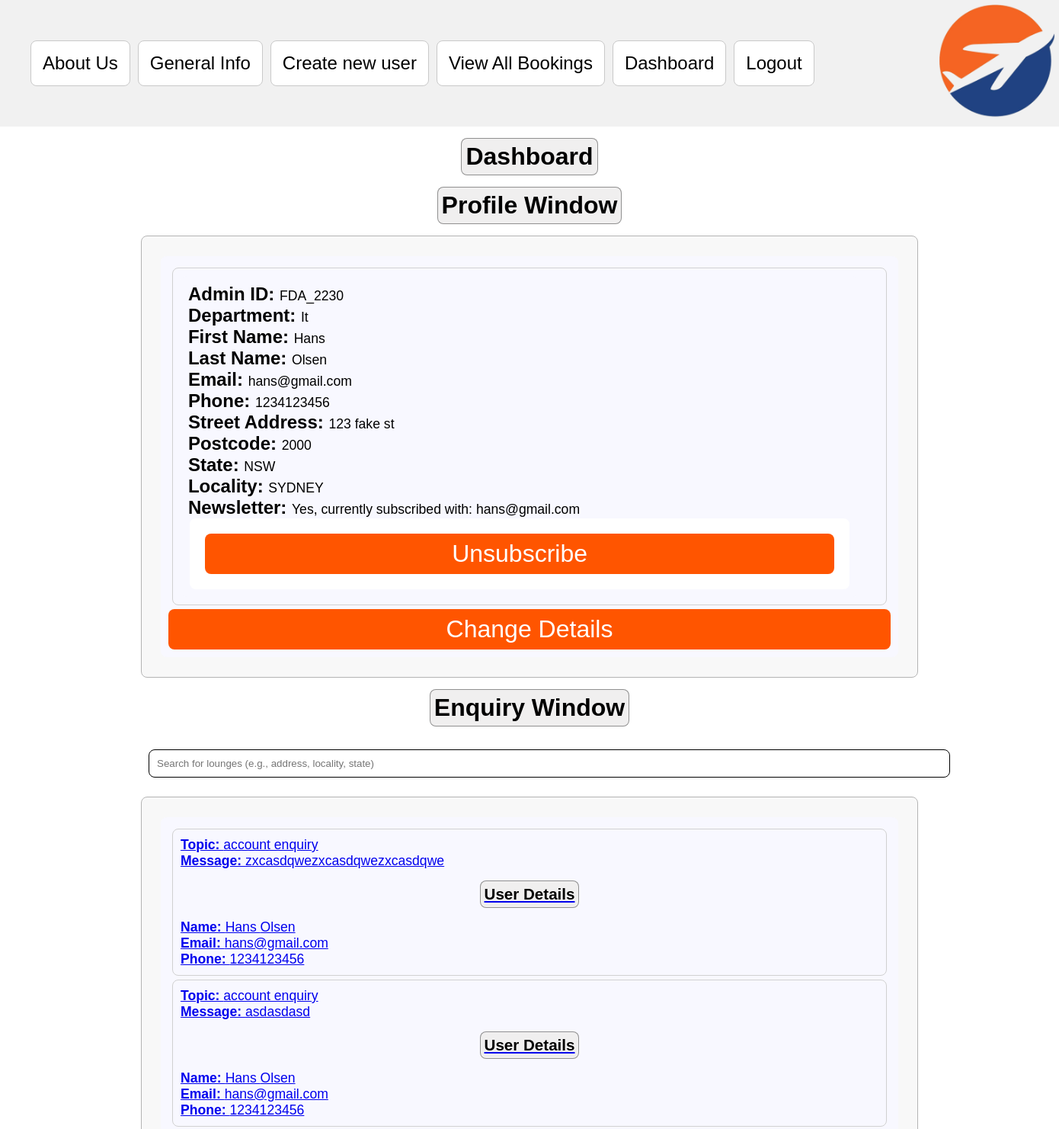
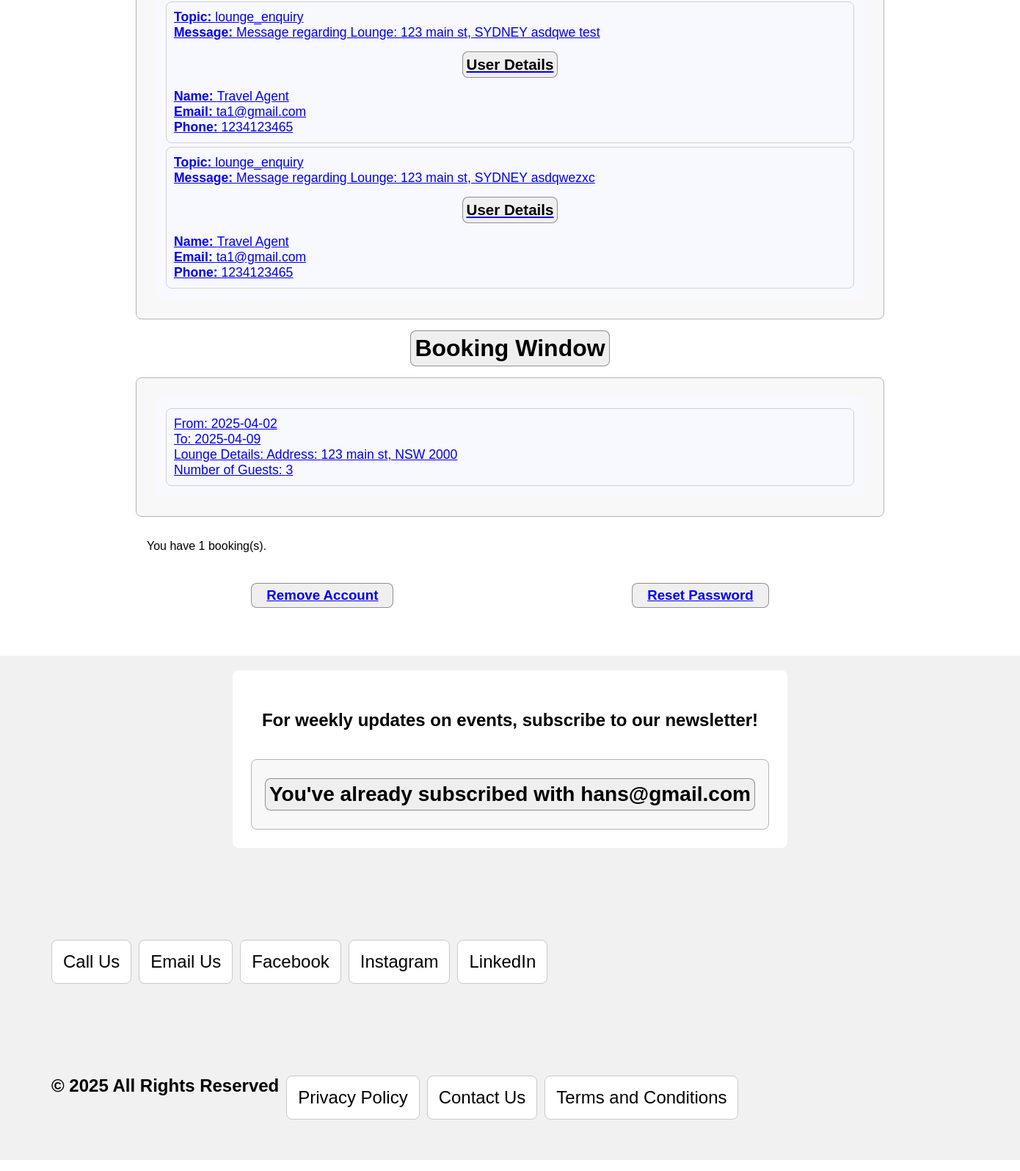
The page /dashboard (signed in) on the database its author committed (2 pictures, top to bottom).
### website/models.py (models this page shows)
class User(db.Model, UserMixin):
    id = db.Column(db.Integer, primary_key=True)
    password = db.Column(db.String(50), nullable=False)
    first_name = db.Column(db.String(20), nullable=False)
    last_name = db.Column(db.String(20), nullable=False)
    address = db.Column(db.String(100), nullable=False)
    state = db.Column(db.String(50), nullable=False)
    postcode = db.Column(db.String(10), nullable=False)
    locality = db.Column(db.String(25), nullable=False)
    email = db.Column(db.String(80), unique=True, nullable=False)
    phone = db.Column(db.String(20), nullable=False)
    is_verified = db.Column(db.Boolean, nullable=False, default=False)
    subscriber_link = db.relationship('UserSubscriberLink', backref='user', uselist=False)
    user_type = db.Column(db.String(20), nullable=False, default="customer")
    travel_agent_license = db.Column(db.String(20), nullable=True, index=True)  # For travel agent links
    __mapper_args__ = {
        'polymorphic_on': user_type,  # Indicates the column used to determine the subclass
        'polymorphic_identity': 'user'  # Identity for the base User class
    }

class Admin(User):
    id = db.Column(db.Integer, db.ForeignKey('user.id'), primary_key=True)  # Foreign key linking to User
    admin_id = db.Column(db.String(8), unique=True, nullable=False)
    department = db.Column(db.String(50), nullable=False)
    __mapper_args__ = {
        'polymorphic_identity': 'admin',  # Identify this subclass as 'admin'
    }

class User(db.Model, UserMixin):
    id = db.Column(db.Integer, primary_key=True)
    password = db.Column(db.String(50), nullable=False)
    first_name = db.Column(db.String(20), nullable=False)
    last_name = db.Column(db.String(20), nullable=False)
    address = db.Column(db.String(100), nullable=False)
    state = db.Column(db.String(50), nullable=False)
    postcode = db.Column(db.String(10), nullable=False)
    locality = db.Column(db.String(25), nullable=False)
    email = db.Column(db.String(80), unique=True, nullable=False)
    phone = db.Column(db.String(20), nullable=False)
    is_verified = db.Column(db.Boolean, nullable=False, default=False)
    subscriber_link = db.relationship('UserSubscriberLink', backref='user', uselist=False)
    user_type = db.Column(db.String(20), nullable=False, default="customer")
    travel_agent_license = db.Column(db.String(20), nullable=True, index=True)  # For travel agent links
    __mapper_args__ = {
        'polymorphic_on': user_type,  # Indicates the column used to determine the subclass
        'polymorphic_identity': 'user'  # Identity for the base User class
    }

class Enquiry(db.Model):
    id = db.Column(db.Integer, primary_key=True)
    topic = db.Column(db.String(20), nullable=False)
    message = db.Column(db.String(2000), nullable=False)
    is_admin = db.Column(db.Boolean, nullable=False, default=False)
    date_created = db.Column(db.DateTime(timezone=True), default=func.now())
    user_id = db.Column(db.Integer, db.ForeignKey('user.id'), nullable=True)
    agent_id = db.Column(db.Integer, db.ForeignKey('user.id'), nullable=True)
    user = db.relationship('User', foreign_keys=[user_id], backref='enquiries_made')
    agent = db.relationship('User', foreign_keys=[agent_id], backref='agent_enquiries')

class Booking(db.Model):
    id = db.Column(db.Integer, primary_key=True)
    entry_date = db.Column(db.Date, nullable=False, index=True)
    exit_date = db.Column(db.Date, nullable=False, index=True)
    guests_qty = db.Column(db.Integer, nullable=False)
    flight_id = db.Column(db.String(50), nullable=False)  # Flight identifier
    dietary_req = db.Column(db.String(255), nullable=True)  # Optional dietary requirements
    status = db.Column(db.String(20), nullable=False, default="Valid")
    user_id = db.Column(db.Integer, db.ForeignKey('user.id'), nullable=False)  # Link to the User table
    user = db.relationship('User', backref='bookings')
    lounge_id = db.Column(db.Integer, db.ForeignKey('lounge.id'), nullable=False)
    lounge = db.relationship('Lounge', backref='bookings')

class Lounge(db.Model):
    id = db.Column(db.Integer, primary_key=True)
    description = db.Column(db.String(2000), nullable=False)
    address = db.Column(db.String(100), nullable=False)
    state = db.Column(db.String(50), nullable=False)
    postcode = db.Column(db.String(10), nullable=False)
    locality = db.Column(db.String(25), nullable=False)
    image_folder = db.Column(db.String(255), unique=True, nullable=False)
    max_capacity = db.Column(db.Integer, nullable=False, default=30)
    status = db.Column(db.String(6), nullable=False, default="Open")

### website/auth.py (the view)
@auth.route('/dashboard')
@login_required_and_verified
def dashboard():
    clients, client_bookings = None, None
    bookings = booking_window()
    if current_user.user_type == "travel_agent":
        clients = client_window()
        client_bookings = []
        for client in clients:
            booking = Booking.query.filter_by(user_id=client.id).all()
            client_bookings.append(booking)
    if current_user.user_type == "admin":
        enquiries = Enquiry.query.filter_by(is_admin=True).all()
    elif current_user.user_type == "travel_agent":
        enquiries = Enquiry.query.filter_by(agent_id=current_user.id).all()
    else:
        enquiries = Enquiry.query.filter_by(user_id=current_user.id).all()
    return render_template('main/dashboard.html', clients=clients, enquiries=enquiries,
        bookings=bookings, client_bookings=client_bookings)

### website/__init__.py (called while the page is built)
def login_required_and_verified(f):
    @wraps(f)
    def decorated_function(*args, **kwargs):
        if not current_user.is_authenticated:
            flash('Please log in before attempting to access this page.', category='error')
            return redirect(url_for('auth.login'))
        if not current_user.is_verified:
            flash('Please verify your account to access this page.', category='error')
            return redirect(url_for('auth.verify_account'))
        return f(*args, **kwargs)
    return decorated_function

### website/auth.py (called while the page is built)
def booking_window():
    bookings = Booking.query.filter_by(user_id=current_user.id).all()
    return bookings

### website/templates/main/dashboard.html (shortened to what this page needs)
{% extends "main/base.html" %}
{% block content %}
<h1>Dashboard</h1>
<span id="profile-window">{% include 'main/profile.html' %}</span>
{% if enquiries %}
	<span id="enquiry-window">{% include 'main/enquiry-window.html' %}</span>
{% endif %}
{% if user.bookings %}
	<span id="booking-window">{% include 'main/booking-window.html' %}</span>
{% else %}
	<br />
    <p>You have no bookings.</p>
	<a href="/"><h3>Make a booking!</h3></a>
{% endif %}
<br />
<div class="navbar-collapse">
    <h3><a href="/remove-account" class="dash-links">Remove Account</a></h3>
    <h3><a href="/reset-password" class="dash-links">Reset Password</a></h3>
</div>
{% endblock %}

### website/templates/main/base.html (shortened to what this page needs)
<!doctype html>
<html>
    <head>
        <link rel="stylesheet" type="text/css" href="{{ url_for('static', filename='index.css') }}" />
    </head>
    <body>
        <nav class="navbar">
            <div class="navbar-collapse">
                <div class="nav">
					<a class="nav-item" href="{{ url_for('views.about') }}">About Us</a>
					<a class="nav-item" href="{{ url_for('views.general_info') }}">General Info</a>
					{% if user.is_authenticated and user.is_verified %}
						{% if user.user_type == "admin" %}
							<a class="nav-item" href="{{ url_for('auth.sign_up') }}">Create new user</a>
							<a class="nav-item" href="{{ url_for('bookings.view_all_bookings') }}">View All Bookings</a>
						{% endif %}
						<a class="nav-item" href="{{ url_for('auth.dashboard') }}">Dashboard</a>
						<a class="nav-item" href="{{ url_for('auth.logout') }}">Logout</a>
					{% elif user.is_authenticated and not user.is_verified %}
						<a class="nav-item" href="{{ url_for('auth.verify_account') }}">Verify Account</a>
					{% else %}
						<a class="nav-item" href="{{ url_for('auth.login') }}">Login</a>
						<a class="nav-item" href="{{ url_for('auth.sign_up') }}">Sign Up</a>
					{% endif %}
				</div>
                <div class="logo">
					<a href="/">
                    <img class="logo-picture" src="{{ url_for('static', filename='/images/FDA_logo.png') }}" />
					</a>
                </div>
            </div>
        </nav>
        <div>{% block content %} {% endblock %}</div>
        <div class="navbar">
            <div class="nav container">
                <div class="form-body">
                    <form action="{{ url_for('auth.subscribe') }}" method="POST">
                        <div class="form">
                            <p>For weekly updates on events, subscribe to our newsletter!</p>
                        </div>
                        <div class="notes-div">
                            {% if not is_subscribed %}
                            <input type="email" name="email" placeholder="Enter email address" value="{{ user.email if user.is_authenticated else '' }}" />
                            <button type="submit" class="submit-btn">Subscribe!</button>
                            {% else %}
                            <h3>You've already subscribed with {{ user.email }}</h3>
                            {% endif %}
                        </div>
                    </form>
                </div>
            </div>
            <div class="alert">
                <div class="navbar-collapse">
                    <div class="nav">
                        <a class="nav-item">Call Us</a>
                        <a class="nav-item">Email Us</a>
                        <a class="nav-item">Facebook</a>
                        <a class="nav-item">Instagram</a>
                        <a class="nav-item">LinkedIn</a>
                    </div>
                </div>
            </div>
            <div class="alert">
                <div class="navbar-collapse">
                    <div class="nav">
                        <a>&copy; 2025 All Rights Reserved</a>
                        <a class="nav-item" href="{{ url_for('views.privacy_policy', _external=True) }}">Privacy Policy</a>
						<a class="nav-item" href="{{ url_for('views.contact_us', _external=True) }}">Contact Us</a>
                        <a class="nav-item" href="{{ url_for('views.terms_condition', _external=True) }}">Terms and Conditions</a>
                    </div>
                </div>
            </div>
        </div>
    </body>
</html>

### website/templates/main/profile.html (shortened to what this page needs)
{% block profile %}
<h1>Profile Window</h1>
<div class="notes-div">
	<ul class="note-list">
		<li>
			<a class="note">
				<div class="note-list">
					{% if user.user_type == "admin" %}
					<label for="admin_id">Admin ID: </label>{{ user.admin_id }}
					<br />
					<label for="dept">Department: </label>{{ user.department }}
					<br />
					{% endif %}
					<label for="first_name">First Name: </label>{{ user.first_name }}
					<br />
					<label for="last_name">Last Name: </label>{{user.last_name }}
					<br />
					<label for="email">Email: </label>{{ user.email }}
					<br />
					<label for="phone">Phone: </label>{{ user.phone }}
					<br />
					<label for="address">Street Address: </label>{{ user.address }}
					<br />
					<label for="postcode">Postcode: </label>{{ user.postcode }}
					<br />
					<label for="state">State: </label>{{ user.state }}
					<br />
					<label for="locality">Locality: </label>{{ user.locality }}
					<br />
					<label>Newsletter: </label>
					{% if is_subscribed %}
						Yes, currently subscribed with: {{ user.email }}
					<div class="form-body">
						<form method="POST" action="{{ url_for('auth.unsubscribe') }}">
							<button class="submit-btn" type="submit">Unsubscribe</button>
						</form>
					</div>
					{% else %}
						No, currently not subscribed.
					{% endif %}
				</div>
			</a>
		</li>
		<button class="submit-btn" onclick="open_modal()">Change Details</button>
	</ul>
</div>
{% endblock %}

### website/templates/main/enquiry-window.html (shortened to what this page needs)
{% block profile %}
<h1>Enquiry Window</h1>
<div>
    <input
        type="text"
        id="enquirySearch"
        placeholder="Search for lounges (e.g., address, locality, state)"
        style="width: 100%; padding: 10px; margin-bottom: 20px;"
    />
</div>
<div class="notes-div">
	<ul class="note-list" id="enquiryList">
		{% for enquiry in enquiries %}
			<li class="notes" style="cursor:pointer">
				<a href="{{ url_for('views.view_enquiry', enquiry_id=enquiry.id) }}">
				<b>Topic: </b>{{ enquiry.topic }}
				<br />
				<b>Message: </b>{{ enquiry.message }}
				<br />
				<h3>User Details</h3>
				{% if enquiry.user_id %}
					<b>Name: </b>{{ enquiry.user.first_name }} {{ enquiry.user.last_name }}
					<br />
					<b>Email: </b>{{ enquiry.user.email }}
					<br />
					<b>Phone: </b>{{ enquiry.user.phone }}
					<br />
				{% else %}
					<h3>The user has deleted their account. Future replies will not be delivered through this system.</h3>
				{% endif %}
				</a>
			</li>
		{% endfor %}
	</ul>
</div>
{% endblock %}

### website/templates/main/booking-window.html
{% block profile %}
<h1>Booking Window</h1>
<div class="notes-div">
	<ul class="note-list">
		{% for booking in bookings %}
			<li class="note">
				<a href="{{ url_for('bookings.view_booking', booking_id=booking.id) }}">
					From: {{ booking.entry_date }} <br />To: {{ booking.exit_date }}
					<br />
					Lounge Details:
					Address: {{ booking.lounge.address }}, {{ booking.lounge.state }} {{ booking.lounge.postcode }}
					<br />
					Number of Guests: {{ booking.guests_qty }}
				</a>
			</li>
		{% endfor %}
	</ul>
</div>
<p>You have {{ current_user.bookings|length }} booking(s).</p>
{% endblock %}

### website/static/css/index.css (style rules this page uses)
body { background-image: url(../images/background_lounge.jpeg); background-size: cover; background-repeat: no-repeat; background-attachment: fixed; background-position: center; background-color: white; font-family: 'Lora', sans-serif; font-size: 1rem; box-sizing: border-box; padding: 0px 180px 0px 180px; margin: 0; }
.navbar { margin: 0px -180px 0px -180px; background-color: rgb(241, 241, 241); font-size: 1.5rem; font-weight: 700; }
.navbar-collapse { justify-content: space-between; display: flex; align-items: center; }
.nav { margin:40px; gap: 10px; display: flex; flex-wrap: wrap; }
.nav-item { font-family: Arial, Helvetica, sans-serif; font-weight: lighter; padding: 15px; color: black; background-color: rgb(255, 255, 255); text-decoration: none; border-radius: 8px; border: 1px solid rgb(201, 201, 201); }
.alert { padding: 15px; margin: 15px; border-radius: 8px; display: flex; justify-content: space-between; align-items: center; font-weight: bold; font-size: 1.5rem; }
.container { display: flex; margin: 50px -180px 50px -180px; padding: 20px; justify-content: center; }
button { border-radius: 8px; }
.dash-links { background-color: rgb(240, 239, 239); padding: 5px 15px; border-radius: 8px; margin: 10px 0; }
h1, h3 { color: rgb(0, 0, 0); text-align: center; background-color: rgb(240, 239, 239); padding: 5px; display: block; border: 1px solid rgb(0, 0, 0, 0.4); border-radius: 8px; margin: 15px auto; width: fit-content; }
p { background-color: white; padding: 10px 20px; border-radius: 8px; display: inline-block; }
ul { list-style-type: none; padding: 10px; }
.note-list { padding: 10px; width: 95%; background-color: ghostwhite; border-radius: 8px; }
.note { display: flex; justify-content: space-between; align-items: center; }
li { font-size: 1.1rem; padding: 10px; border-radius: 8px; border: 1px solid rgb(209, 209, 209); margin: 5px; }
.notes-div { border-radius: 8px; border: 1px solid rgb(180, 180, 180); padding: 10px; margin: 5px; background-color: rgb(248, 248, 248); justify-content: center; display: flex; }
img { border-radius: 8px; }
.logo { padding: 5px; }
.logo-picture { height: 150px; }
.form-body { display: flex; align-items: center; justify-content: center; }
form { background-color: white; border-radius: 8px; padding: 20px; width: 95%; display: block; }
.form { display: flex; align-items: center; }
label { font-weight: bold; font-size: 1.5rem; width: 50%; }
input { width: 80%; padding: 20px; margin: 15px; border: 1px solid black; border-radius: 8px; }
.submit-btn { width: 100%; padding: 8px; background-color: rgb(255, 85, 0); color: white; border: none; cursor: pointer; font-size: 2rem; }

### rows shown on the page
Admin: admin_id "FDA_2230", department "It"
User: first_name "Hans", last_name "Olsen", email "hans@gmail.com", phone "1234123456", address "123 fake st", postcode "2000", state "NSW", locality "SYDNEY"
Enquiry: topic "account enquiry", message "zxcasdqwezxcasdqwezxcasdqwe", user.first_name "Hans", user.last_name "Olsen", user.email "hans@gmail.com", user.phone "1234123456"
Enquiry: topic "account enquiry", message "asdasdasd", user.first_name "Hans", user.last_name "Olsen", user.email "hans@gmail.com", user.phone "1234123456"
Enquiry: topic "lounge_enquiry", message "Message regarding Lounge: 123 main st, SYDNEY asdqwe test", user.first_name "Travel", user.last_name "Agent", user.email "ta1@gmail.com", user.phone "1234123465"
Enquiry: topic "lounge_enquiry", message "Message regarding Lounge: 123 main st, SYDNEY asdqwezxc", user.first_name "Travel", user.last_name "Agent", user.email "ta1@gmail.com", user.phone "1234123465"
Booking: entry_date "2025-04-02", exit_date "2025-04-09", lounge.address "123 main st", lounge.state "NSW", lounge.postcode "2000", guests_qty "3"

### other values the page prints
{{ current_user.bookings|length }} "1"
